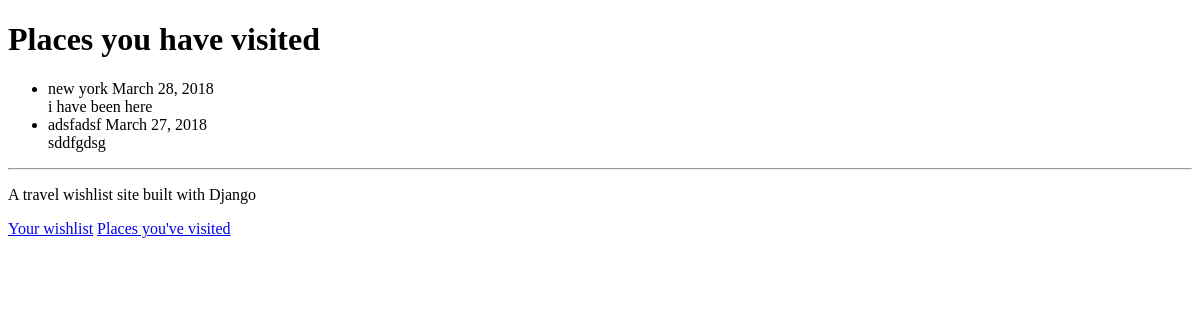
The app's page /visited with its own data.
### travel_wishlist/models.py (models this page shows, shortened)
class Place(models.Model):
    name = models.CharField(max_length=200)
    visited = models.BooleanField(default=False)
    visited_date = models.DateField(
            blank=True, null=True)
    review_text = models.TextField(blank=True, null=True)

### travel_wishlist/views.py (the view)
# urls.py: url(r'^visited$', views.places_visited, name='places_visited'),
def places_visited(request):
    visited = Place.objects.filter(visited=True)
    return render(request, 'travel_wishlist/visited.html', {'visited':visited})

### templates/travel_wishlist/visited.html
{%  extends 'travel_wishlist/base.html' %}
{%  block content %}
<h1>Places you have visited</h1>
{% if visited %}
<ul>
    {% for place in visited %}
        <li>{{ place.name }} <span>{{  place.visited_date  }}</span></li>
        <span>{{ place.review_text }}</span>
    {% endfor %}
</ul>
{% else %}
    <p>You have not visited any places yet.</p>
{%  endif %}
{% endblock %}

### records on screen
Place: name "new york", visited_date "March 28, 2018", review_text "i have been here"
Place: name "adsfadsf", visited_date "March 27, 2018", review_text "sddfgdsg"
